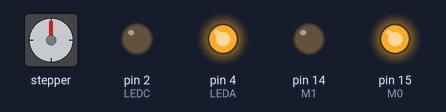
Simulated run of this sketch. Board: Arduino Uno, built with avr-gcc and run on an emulated ATmega328P. Parts: stepper motor, output pins drawn as LEDs (lit = HIGH). Wiring (inferred from the names in the program): stepper motor driver (200 steps per turn assumed): step pin 9; direction pin 8; enable pin 5. Pins used as bus, display or sensor lines are not drawn.

Above: at 1.1 s.
At 2.18 s:
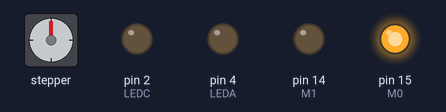
At 5.3 s:
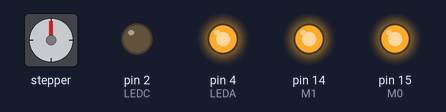
At 8.59 s:
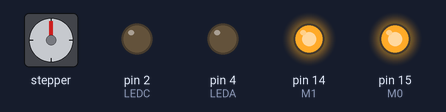
At 10.73 s:
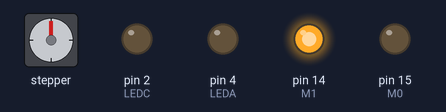
At 18.2 s:
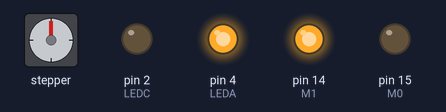
Timing chart, 0 to 19.4 s (numbered marks = the images above):
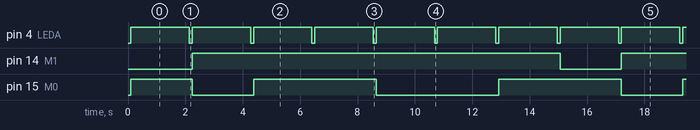

The sketch:

hello.DRV8428-D11C.ino
```cpp
// (licence header left out)
#define LEDA 4
#define LEDC 2
#define EN 5
#define DIR 8
#define STEP 9
#define M1 14
#define M0 15
#define NSTEPS 1000
#define DELAYHIGH 10
#define DELAYLOW 1000
#define BLINK 100

void setup() {
   digitalWrite(LEDA,HIGH);
   pinMode(LEDA,OUTPUT);
   digitalWrite(LEDC,LOW);
   pinMode(LEDC,OUTPUT);
   digitalWrite(EN,HIGH);
   pinMode(EN,OUTPUT);
   digitalWrite(STEP,LOW);
   pinMode(STEP,OUTPUT);
   digitalWrite(DIR,LOW);
   pinMode(DIR,OUTPUT);
   }

void blink_off() {
   digitalWrite(LEDA,LOW);
   delay(BLINK);
   digitalWrite(LEDA,HIGH);
   }

void do_steps() {
   digitalWrite(DIR,HIGH);
   for (int i = 0; i < NSTEPS; ++i) {
      digitalWrite(STEP,HIGH);
      delayMicroseconds(DELAYHIGH);
      digitalWrite(STEP,LOW);
      delayMicroseconds(DELAYLOW);
      }
   digitalWrite(DIR,LOW);
   for (int i = 0; i < NSTEPS; ++i) {
      digitalWrite(STEP,HIGH);
      delayMicroseconds(DELAYHIGH);
      digitalWrite(STEP,LOW);
      delayMicroseconds(DELAYLOW);
      }
   }

void step_2() {
   digitalWrite(M0,HIGH);
   digitalWrite(M1,LOW);
   pinMode(M0,OUTPUT);
   pinMode(M1,OUTPUT);
   }

void step_4() {
   digitalWrite(M0,LOW);
   digitalWrite(M1,HIGH);
   pinMode(M0,OUTPUT);
   pinMode(M1,OUTPUT);
   }

void step_8() {
   digitalWrite(M0,HIGH);
   digitalWrite(M1,HIGH);
   pinMode(M0,OUTPUT);
   pinMode(M1,OUTPUT);
   }

void step_16() {
   digitalWrite(M1,HIGH);
   pinMode(M0,INPUT);
   pinMode(M1,OUTPUT);
   }

void step_32() {
   digitalWrite(M0,LOW);
   pinMode(M0,OUTPUT);
   pinMode(M1,INPUT);
   }

void step_128() {
   pinMode(M0,INPUT);
   pinMode(M1,INPUT);
   }

void step_256() {
   digitalWrite(M0,HIGH);
   pinMode(M0,OUTPUT);
   pinMode(M1,INPUT);
   }

void loop() {
   blink_off();
   step_2();
   do_steps();
   blink_off();
   step_4();
   do_steps();
   blink_off();
   step_8();
   do_steps();
   blink_off();
   step_16();
   do_steps();
   blink_off();
   step_32();
   do_steps();
   blink_off();
   step_128();
   do_steps();
   blink_off();
   step_256();
   do_steps();
   }
```

Measured:
- by itself, pin 4 (LEDA): alternates HIGH for 2.0 s and LOW for 0.10 s
- by itself, pin 14 (M1): alternates HIGH for 12.8 s and LOW for 2.1 s
- by itself, pin 15 (M0): repeats every 15.0 s: LOW 2.1 s, HIGH 4.3 s, LOW 4.3 s, HIGH 4.3 s
